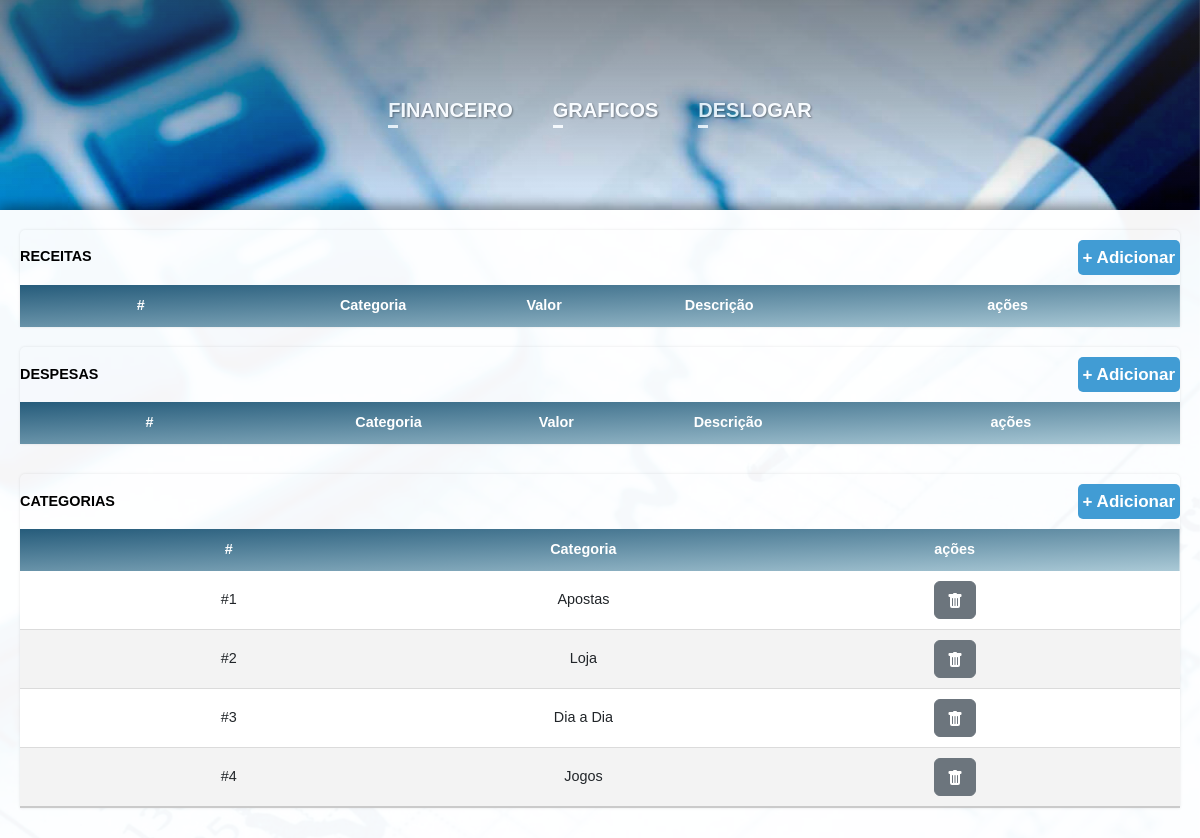
Screenshot of /auth/inicio/ (signed in) with the database file from the repository.
### main/models.py (models this page shows, shortened)
class Categoria(models.Model):
    nome = models.CharField(max_length=30)

### main/views.py (the view)
# urls.py: path('inicio/', views.inicio, name='inicio'),
@login_required(login_url="/auth/login/")
def inicio(request):
    categorias = Categoria.objects.all
    despesas = Despesa.objects.filter( user = request.user )
    receitas = Receita.objects.filter( user = request.user )
    return render(request, 'inicio/inicio.html',{'despesas':despesas,'receitas':receitas,'categorias':categorias})

### main/templates/inicio/inicio.html (shortened to what this page needs)
{% load static %}
<!DOCTYPE html>
<html lang="en">
<head>
    <link href="https://cdn.jsdelivr.net/npm/bootstrap@5.2.3/dist/css/bootstrap.min.css" rel="stylesheet">
</head>
<body>
    <div class="Backgroundimg">
        {% include 'components/navbar.html' %}
        <div class="container-principal">
            <div class="tabelas">
                <div class="divtabela">
                    <table class='contenttable'>
                        <thead>
                            <tr style="color:rgb(0, 0, 0);">
                                <th style="text-align: start;">RECEITAS</th>
                                <th></th><th></th><th></th>
                                <th style="text-align: end;">
                                    <a type="button" class="btnadd" data-bs-toggle="modal" data-bs-target="#ModalReceita">
                                        + Adicionar
                                    </a>
                                </th>
                            </tr>
                            <tr style="background: linear-gradient(to bottom right, rgb(38, 92, 123), rgb(170, 201, 214));">
                                <th>#</th>
                                <th>Categoria</th>
                                <th>Valor</th>
                                <th>Descrição</th>
                                <th>ações</th>
                            </tr>
                        </thead>
                    </table>
                </div>
                <div class="divtabela">
                    <table class='contenttable'>
                        <thead>
                            <tr style="color:rgb(0, 0, 0);">
                                <th style="text-align: start;">DESPESAS</th>
                                <th></th><th></th><th></th>
                                <th style="text-align: end;">
                                    <a type="button" class="btnadd" data-bs-toggle="modal" data-bs-target="#ModalDespesas">
                                        + Adicionar
                                    </a>
                                </th>
                            </tr>
                            <tr style="background: linear-gradient(to bottom right, rgb(38, 92, 123), rgb(170, 201, 214));">
                                <th>#</th>
                                <th>Categoria</th>
                                <th>Valor</th>
                                <th>Descrição</th>
                                <th>ações</th>
                            </tr>
                        </thead>
                    </table>
                </div>
            </div>
            <div class="divtabela" style="width: 100%; padding-top: 10px;">
                <table class='contenttable'>
                    <thead>
                        <tr style="color:rgb(0, 0, 0);">
                            <th style="text-align: start;">CATEGORIAS</th>
                            <th></th>
                            <th style="text-align: end;">
                                <a type="button" class="btnadd" data-bs-toggle="modal" data-bs-target="#ModalCategoria">
                                    + Adicionar
                                </a>
                            </th>
                        </tr>
                        <tr style="background: linear-gradient(to bottom right, rgb(38, 92, 123), rgb(170, 201, 214));">
                            <th>#</th>
                            <th>Categoria</th>
                            <th>ações</th>
                        </tr>
                    </thead>
                    <tbody>
                        {% for categorias in categorias %}
                        <tr>
                            <td>#{{categorias.id}}</td>
                            <td>{{categorias.nome}}</td>
                            <td>
                            <a href="/auth/categoriaDel/{{categorias.id}}" type="button" class="btn btn-secondary">
                            </a>
                            </td>
                        </tr>
                        {% endfor %}
                    </tbody>
                </table>
            </div>
        </div>
    </div>
</body>
</html>

### rows the page displays
Categoria: id "1", nome "Apostas"
Categoria: id "2", nome "Loja"
Categoria: id "3", nome "Dia a Dia"
Categoria: id "4", nome "Jogos"
